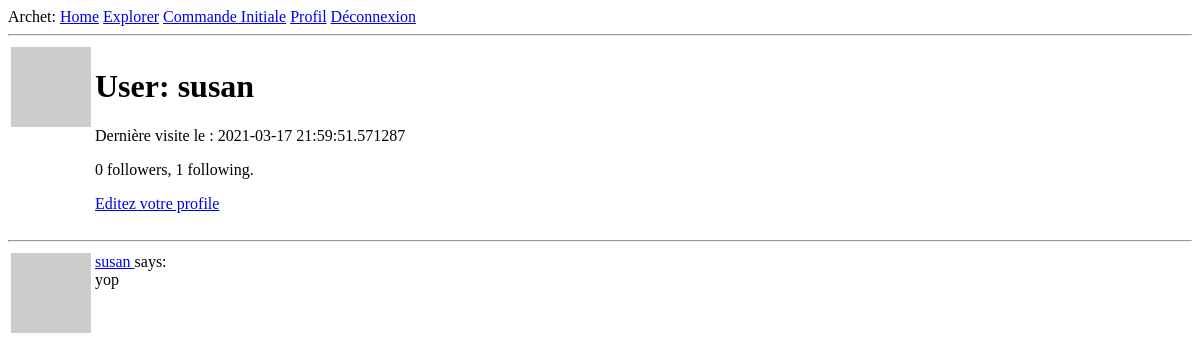
The page /user/susan (signed in) on the database as committed earlier.
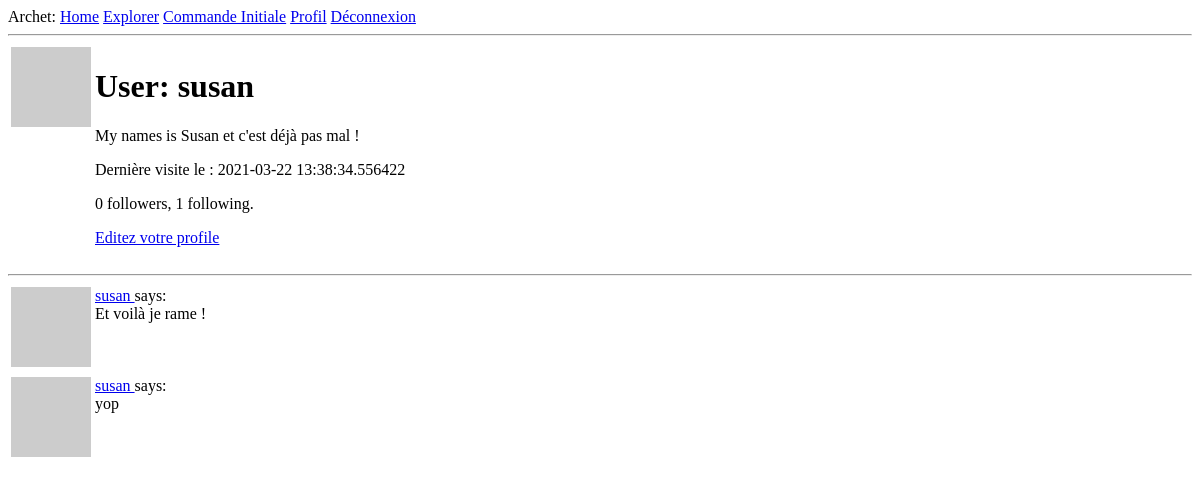
The same page on the database as committed later.
### app/models.py (models this page shows, shortened)
class User(UserMixin, db.Model):
    id = db.Column(db.Integer, primary_key=True)
    username = db.Column(db.String(64), index=True, unique=True)
    email = db.Column(db.String(120), index=True, unique=True)
    password_hash = db.Column(db.String(128))
    family_name = db.Column(db.String(128))
    surname = db.Column(db.String(128))
    member_num = db.Column(db.Integer)
    posts = db.relationship('Post', backref='author', lazy='dynamic')
    about_me = db.Column(db.String(140))
    last_seen = db.Column(db.DateTime, default=datetime.utcnow)
    followed = db.relationship(
        'User', secondary=followers,
        primaryjoin=(followers.c.follower_id == id),
        secondaryjoin=(followers.c.followed_id == id),
        backref=db.backref('followers', lazy='dynamic'), lazy='dynamic')
    def avatar(self, size):
        digest = md5(self.email.lower().encode('utf-8')).hexdigest()
        return 'https://www.gravatar.com/avatar/{}?d=retro&s={}'.format(
            digest, size)

class Post(db.Model):
    id = db.Column(db.Integer, primary_key=True)
    body = db.Column(db.String(140))
    timestamp = db.Column(db.DateTime, index=True, default=datetime.utcnow)
    user_id = db.Column(db.Integer, db.ForeignKey('user.id'))

### app/routes.py (the view)
@app.route('/user/<username>')
@login_required
def user(username):
    user = User.query.filter_by(username=username).first_or_404()
    page = request.args.get('page', 1, type=int)
    posts = user.posts.order_by(Post.timestamp.desc()).paginate(
        page, app.config['POSTS_PER_PAGE'], False)
    next_url = url_for('user', username=user.username, page=posts.next_num) \
        if posts.has_next else None
    prev_url = url_for('user', username=user.username, page=posts.prev_num) \
        if posts.has_prev else None
    form = EmptyForm()
    return render_template('user.html', user=user, posts=posts.items,
                           next_url=next_url, prev_url=prev_url, form=form)

### app/models.py (called while the page is built)
@login.user_loader
def load_user(id):
    return User.query.get(int(id))

### app/routes.py (called while the page is built)
@app.before_request
def before_request():
    if current_user.is_authenticated:
        current_user.last_seen = datetime.utcnow()
        db.session.commit()

### app/templates/user.html (shortened to what this page needs)
{% extends "base.html" %}
{% block content %}
    <table>
        <tr valign="top">
            <td><img src="{{ user.avatar(128) }}"></td>
            <td>
                <h1>User: {{ user.username }}</h1>
                {% if user.about_me %}<p>{{ user.about_me }}</p>{% endif %}
                {% if user.last_seen %}<p>Dernière visite le : {{ user.last_seen }}</p>{% endif %}
                <p>{{ user.followers.count() }} followers, {{ user.followed.count() }} following.</p>
                {% if user == current_user %}
                <p><a href="{{ url_for('edit_profile') }}">Editez votre profile</a></p>
                {% endif %}
            </td>
        </tr>
    </table>
    <hr>
    {% for post in posts %}
        {% include '_post.html' %}
    {% endfor %}
{% endblock %}

### app/templates/base.html (shortened to what this page needs)
<!DOCTYPE html>
<html lang="fr">
<head>
</head>
<body>
    <div>Archet:
        <a href={{url_for('index')}}>Home</a>
        <a href={{ url_for('explore') }}>Explorer</a>
        {% if current_user.is_anonymous %}
        <a href={{url_for('login')}}>Connexion</a>
        {% else %}
        <a href={{ url_for('commande_initiale', username=current_user.username)}}>Commande Initiale</a>
        <a href={{ url_for('user', username=current_user.username) }}>Profil</a>
        <a href={{ url_for('logout') }}>Déconnexion</a>
        {% endif %}
    </div>
    <hr>
    {% block content %}{% endblock %}
</body>
</html>

### app/templates/_post.html
    <table>
        <tr valign="top">
            <td><img src="{{ post.author.avatar(36) }}"></td>
            <td>
                <a href="{{ url_for('user', username=post.author.username) }}">
                    {{ post.author.username }}
                </a>
                says:<br>{{ post.body }}
            </td>
        </tr>
    </table>

Rows that differ between the two databases and show on the page:
changed User "susan": about_me (not shown) → "My names is Susan et c'est déjà pas mal !"; last_seen "2021-03-17 21:59:51.571287" → "2021-03-22 13:38:34.556422"
added Post: author.username "susan", body "Et voilà je rame !"
